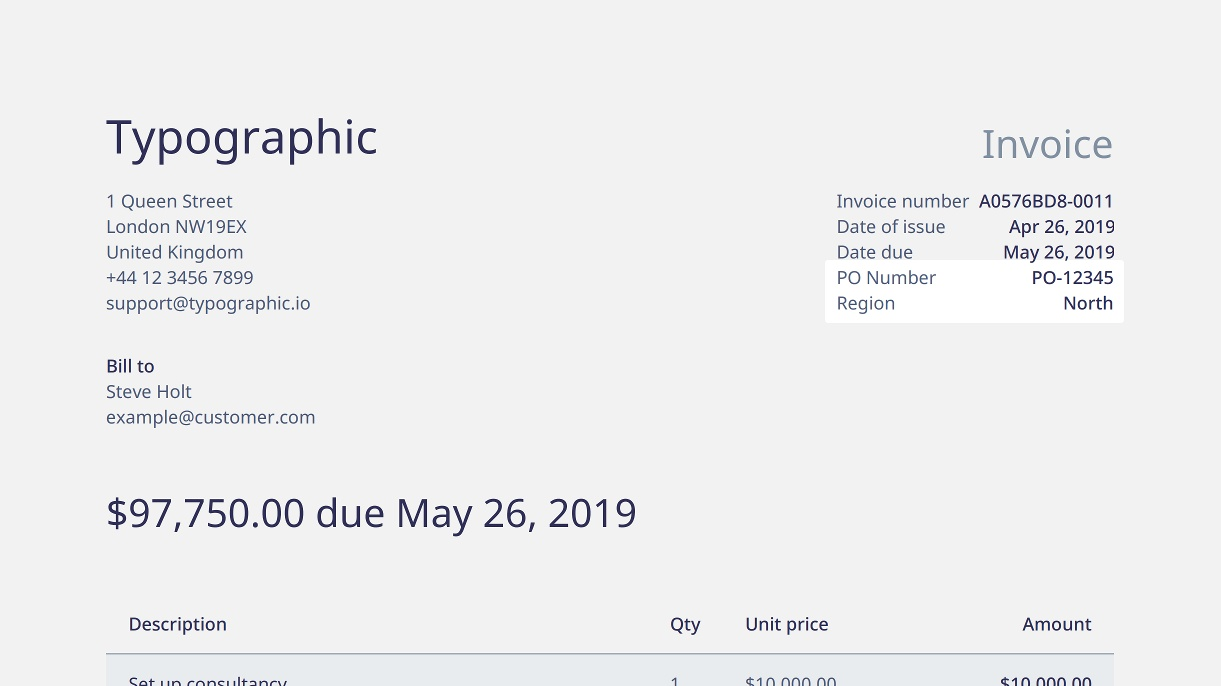
#> input picture OCR_on_invoice/invoice.jpg, 1221 x 686 px, found by its file name
$ jupyter execute --allow-errors OCR_on_Invoice.ipynb
#> lines starting #> are read from the running program, lines starting #| are printed output that depends on the picture
# <font color="blue">Performing OCR on Invoice Documents</font>

We will look at an image of the invoice and finds the following:

1. The Billing Amount
1. Sender and Receiver Email IDs

## <font color="blue">Import Libraries.</font>

[cell 1]
import pytesseract
import keras_ocr
import matplotlib.pyplot as plt
import cv2
import numpy as np

## <font color="blue">Read and display the Test Image</font>

[cell 2]
doc_img = cv2.imread('../resource/asnlib/publicdata/invoice.jpg', cv2.IMREAD_COLOR)
#> doc_img is the input picture: shape (686, 1221, 3); mean B, G, R 239, 238.2, 237.9
fig = plt.figure(figsize=(20, 10))
plt.imshow(doc_img[:,:,::-1])
plt.show()

## <font color="blue">Perform OCR</font>

[cell 3]
def tess_recognize_from_boxes(image, detections, config):
    predictions = []
    # for each box
    for i, box in enumerate(detections):
        # get the cropped and algned image
        cropped_warped = keras_ocr.tools.warpBox(image, box)

        # Perform tesseract OCR on the cropped Text
        text = pytesseract.image_to_string(cropped_warped, config=config)

        # Store the text and the corresponding box
        if text:
            predictions.append((text, box))
    return predictions

def modified_tesseract(image, config=('--psm 6')):
    # Detect the Text boxes from the image using Keras-ocr
    detections = detector.detect([image])[0]

    # Run tesseract on boxes defined above
    predictions = tess_recognize_from_boxes(image, detections, config)

    return predictions

#> (a cell that did not finish here is left out)

[cell 5]
image = cv2.imread('../resource/asnlib/publicdata/invoice.jpg')

kernel = np.ones((2,2),np.uint8)
processed_image = cv2.erode(image, kernel, iterations = 1)
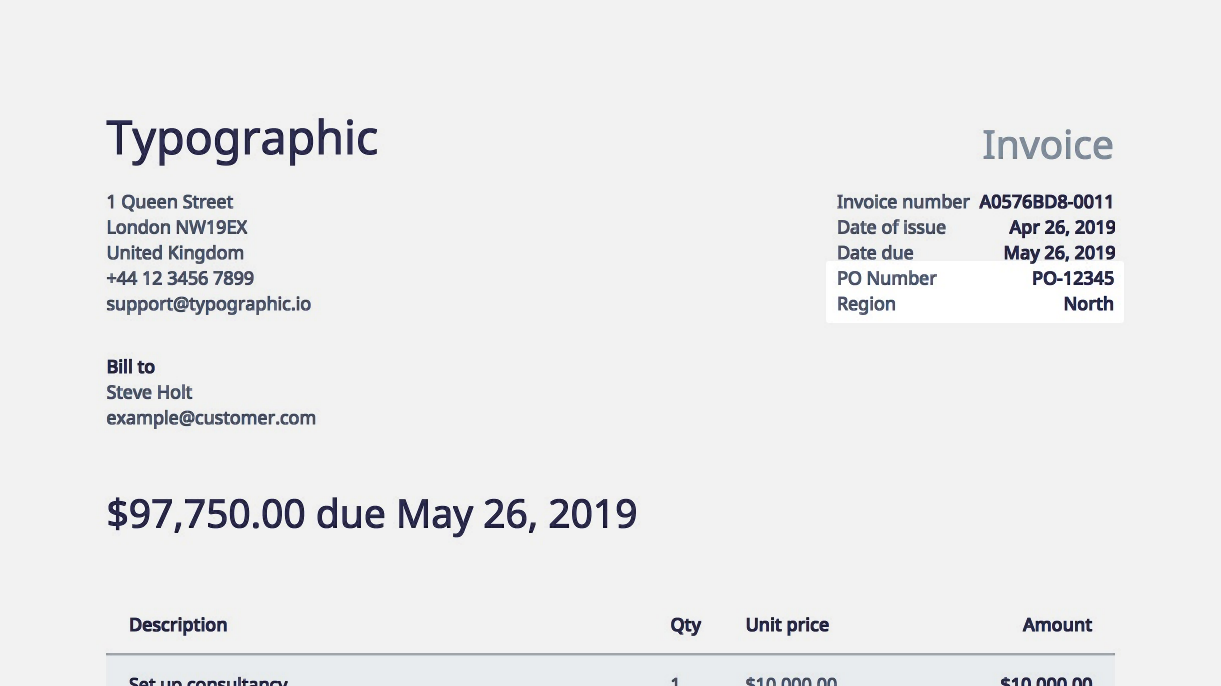
#> processed_image: shape (686, 1221, 3); mean B, G, R 236.6, 235.6, 235.3
#> (the rest of this cell did not finish here and is left out)
